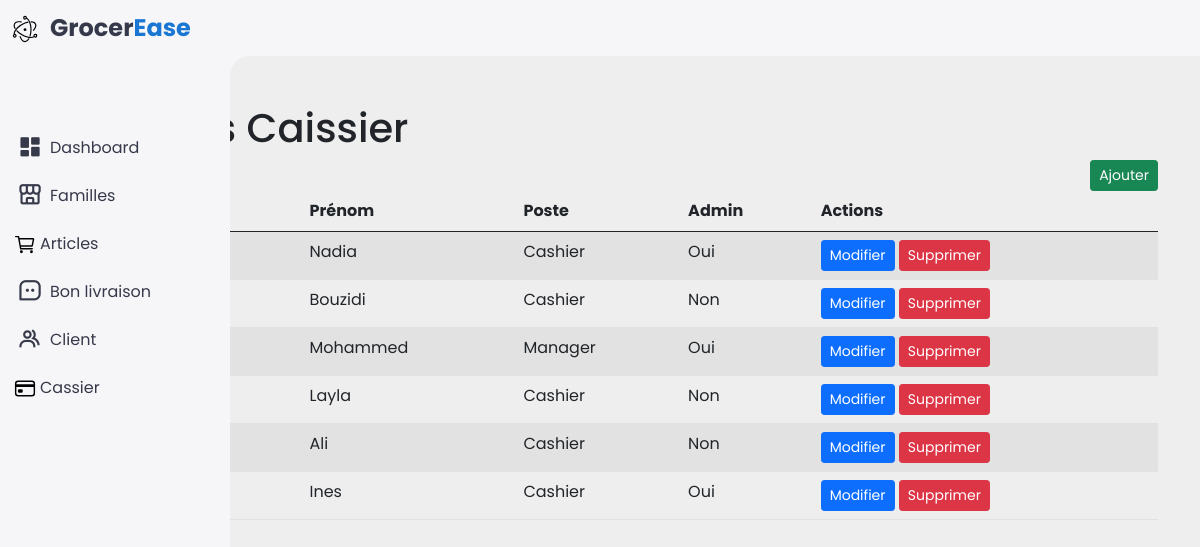
Page /caissier.php on the committed database.
### tables this page shows
CREATE TABLE `caissier` (
  `id` bigint(20) UNSIGNED NOT NULL,
  `nom` varchar(255) NOT NULL,
  `prenom` varchar(255) NOT NULL,
  `poste` varchar(255) NOT NULL,
  `admin` tinyint(1) NOT NULL
);

### caissier.php (the view, shortened to what this page needs)
<!DOCTYPE html>
<html lang="en">
<head>
    <link href='https://unpkg.com/boxicons@2.1.4/css/boxicons.min.css' rel='stylesheet'>
    <link href="https://cdn.jsdelivr.net/npm/bootstrap@5.0.2/dist/css/bootstrap.min.css" rel="stylesheet">
    <link rel="stylesheet" href="includes/style.css">
</head>
<body>
    <?php
        require_once 'includes/db.php';
        include_once 'includes/nav.php';
        $sqlState = $pdo->query('SELECT * FROM caissier');
        $data = $sqlState->fetchAll(PDO::FETCH_OBJ);
    ?>
    <div class="container">
        <br><br>
        <h1>Listes des Caissier</h1>
        <a href="ajouterca.php" class='btn btn-success btn-sm link float-end'>Ajouter</a>
        <table class="table table-striped table-hover">
            <thead>
                <tr>
                    <th scope="col">Id</th>
                    <th scope="col">Nom</th>
                    <th scope="col">Prénom</th>
                    <th scope="col">Poste</th>
                    <th scope="col">Admin</th>
                    <th scope="col">Actions</th>
                </tr>
            </thead>
            <tbody>
                <?php
                 foreach($data as $value){
                ?>
                    <tr>
                        <td><?= $value->id ?></td>
                        <td><?= $value->nom ?></td>
                        <td><?= $value->prenom ?></td>
                        <td><?= $value->poste ?></td>
                        <td><?= $value->admin == 1 ? 'Oui' : 'Non' ?></td>
                        <td>
                            <form method="post">
                            <a href="modifierca.php?id=<?php echo $value->id  ?>" class='btn btn-primary btn-sm'>Modifier</a>
                                <a href="supprimerca.php?id=<?php echo $value->id  ?>" onclick="return confirm('Voulez-vous supprimer ce enregistrement?')" class='btn btn-danger btn-sm'>Supprimer</a>
                            </form>
                        </td>
                    </tr>
                <?php
                 }
                ?>
            </tbody>
        </table>
    </div>
</body>
</html>

### includes/style.css (style rules this page uses)
:root { --light: #f6f6f9; --primary: #1976D2; --light-primary: #CFE8FF; --grey: #eee; --dark-grey: #AAAAAA; --dark: #363949; --danger: #D32F2F; --light-danger: #FECDD3; --warning: #FBC02D; --light-warning: #FFF2C6; --success: #388E3C; --light-success: #BBF7D0; }
* { margin: 0; padding: 0; box-sizing: border-box; font-family: 'Poppins', sans-serif; }
a { text-decoration: none; }
html { overflow-x: hidden; }
body { background: var(--grey); overflow-x: hidden; }

### rows in the picture
caissier: prenom "Nadia", poste "Cashier", admin "Oui"
caissier: prenom "Bouzidi", poste "Cashier", admin "Non"
caissier: prenom "Mohammed", poste "Manager", admin "Oui"
caissier: prenom "Layla", poste "Cashier", admin "Non"
caissier: prenom "Ali", poste "Cashier", admin "Non"
caissier: prenom "Ines", poste "Cashier", admin "Oui"
